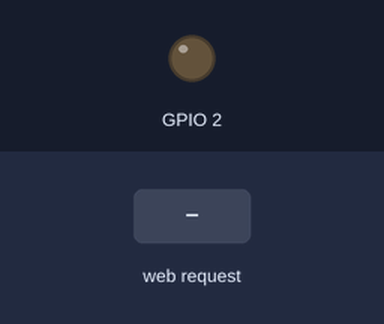
This sketch was run on a simulated ESP8266 (NodeMCU). Parts: output pins drawn as LEDs (lit = HIGH). The inputs (shaded band) are chosen by the test bench. What the sketch prints to the serial monitor is not drawn.

Above: at 2.2 s.
2.3 s: HTTP request GET /ac received
At 2.8 s:
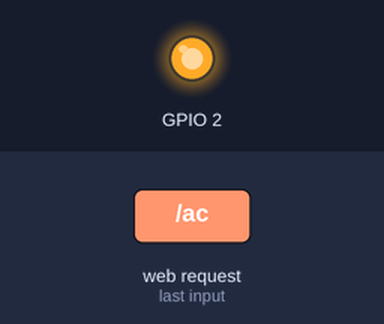
3.8 s: HTTP request GET /kapa received
At 5.2 s:
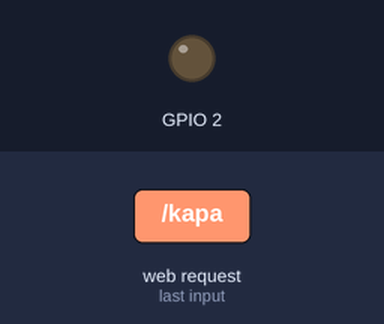
Timing chart, 0 to 6.8 s (numbered marks = the images above; inputs shaded):
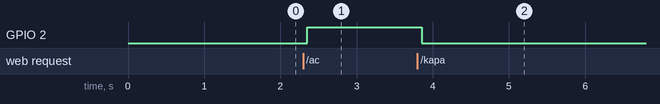

The sketch:

LiftBag_esp8266.ino
```cpp
#include <ESP8266WiFi.h>
#include <WiFiClient.h>
#include <ESP8266WebServer.h>

const char *ssid = "LiftBag2Net";
const char *password = "password";

String INDEX_HTML =
"<!DOCTYPE HTML>"
"<html>"
"<head>"
"<meta name = \"viewport\" content = \"width = device-width, initial-scale = 1.0, maximum-scale = 1.0, user-scalable=0\">"
"<title>Rovians GO</title>"
"<style>"
"\"body { background-color: #808080; font-family: Arial, Helvetica, Sans-Serif; Color: #000000; }\""
"</style>"
"</head>"
"<body>"
"<h1>Lift Bag Missions</h1>"
"<FORM action=\"/\" method=\"post\">"
"<P>"
"Selenoid<br>"
"<INPUT type=\"button\" name=\"butonAC\" value=\"Open Selenoid\" onclick=\"window.location.href='/ac'\"><BR>"
"<INPUT type=\"button\" name=\"butonAC\" value=\"Close Selenoid\"onclick=\"window.location.href='/kapa'\"><BR>"
"</P>"
"</FORM>"
"</body>"
"</html>"
;


ESP8266WebServer server(80);

void handleRoot() {
server.send(200, "text/html", INDEX_HTML);
}

void setup() {
Serial.begin(115200);
pinMode(2,OUTPUT);
delay(1000);
Serial.println();

Serial.print("Configuring access point...");

WiFi.softAP(ssid, password);

IPAddress myIP = WiFi.softAPIP();

Serial.print("AP IP address: ");

Serial.println(myIP);

server.on("/", handleRoot);
server.on("/ac", selenyak);
server.on("/kapa", selenson);


server.begin();

Serial.println("HTTP server started");

randomSeed(analogRead(13));
}

void loop() {
delay(75);
server.handleClient();
}

void selenyak(){
  digitalWrite(2,HIGH);
  server.send(200, "text/html", INDEX_HTML);
  }


void selenson(){
  digitalWrite(2, LOW);
  server.send(200, "text/html", INDEX_HTML);
  }
```

Measured:
- after the input at 2.3 s, GPIO 2: LOW → HIGH after 0.05 s
- after the input at 3.8 s, GPIO 2: HIGH → LOW after 0.06 s
